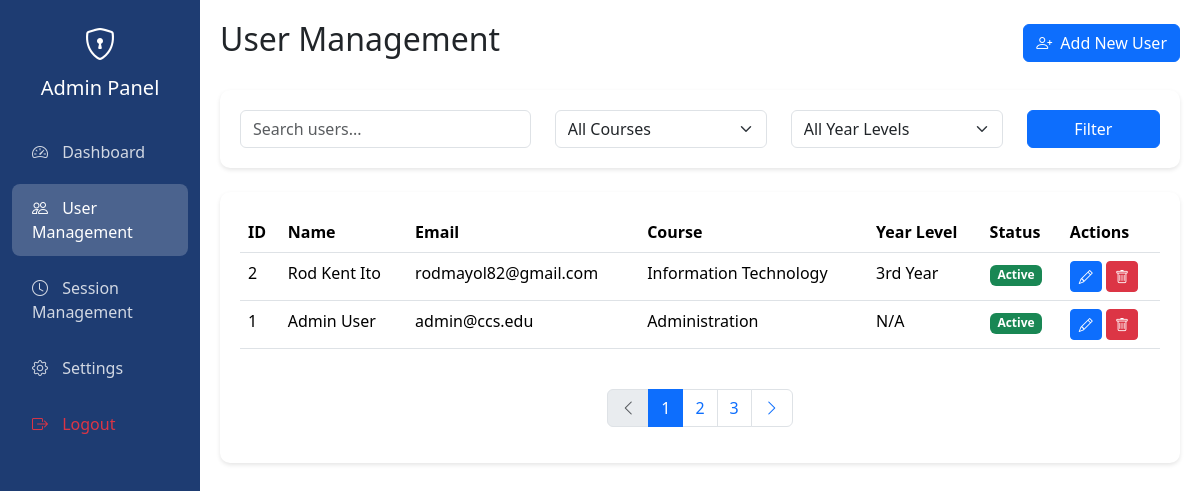
Page /admin/users (signed in) on the committed database.
### tables this page shows
CREATE TABLE users (
            id INTEGER PRIMARY KEY AUTOINCREMENT,
            firstname TEXT NOT NULL,
            lastname TEXT NOT NULL,
            email TEXT NOT NULL,
            username TEXT UNIQUE NOT NULL,
            password TEXT NOT NULL,
            course TEXT NOT NULL,
            yearlevel TEXT NOT NULL,
            profile_pic TEXT,
            is_admin BOOLEAN DEFAULT 0
        );

### app.py (the view)
    def decorated_function(*args, **kwargs):
        if "admin" not in session or not session["admin"]:
            flash("Please login as admin first.", "error")
            return redirect(url_for("login_page"))
        return f(*args, **kwargs)

### app.py (called while the page is built)
def admin_required(f):
    def decorated_function(*args, **kwargs):
        if "admin" not in session or not session["admin"]:
            flash("Please login as admin first.", "error")
            return redirect(url_for("login_page"))
        return f(*args, **kwargs)
    decorated_function.__name__ = f.__name__
    return decorated_function

@app.route("/admin/users")
@admin_required
def admin_users():
    con = sqlite3.connect("users.db")
    con.row_factory = sqlite3.Row
    cur = con.cursor()
    cur.execute("SELECT * FROM users ORDER BY id DESC")
    users = cur.fetchall()
    con.close()
    return render_template("admin_users.html", users=users)

### templates/admin_users.html (shortened to what this page needs)
<!DOCTYPE html>
<html lang="en">
<head>
    <link href="https://cdn.jsdelivr.net/npm/bootstrap@5.3.2/dist/css/bootstrap.min.css" rel="stylesheet">
    <link rel="stylesheet" href="https://cdn.jsdelivr.net/npm/bootstrap-icons@1.11.1/font/bootstrap-icons.css">
</head>
<body>
    <div class="container-fluid">
        <div class="row">
            <div class="col-md-3 col-lg-2 sidebar">
                <div class="text-center mb-4">
                    <i class="bi bi-shield-lock" style="font-size: 2rem;"></i>
                    <h5 class="mt-2">Admin Panel</h5>
                </div>
                <nav class="nav flex-column">
                    <a class="nav-link" href="{{ url_for('admin_dashboard') }}">
                        <i class="bi bi-speedometer2"></i> Dashboard
                    </a>
                    <a class="nav-link active" href="{{ url_for('admin_users') }}">
                        <i class="bi bi-people"></i> User Management
                    </a>
                    <a class="nav-link" href="{{ url_for('admin_sessions') }}">
                        <i class="bi bi-clock"></i> Session Management
                    </a>
                    <a class="nav-link" href="{{ url_for('admin_settings') }}">
                        <i class="bi bi-gear"></i> Settings
                    </a>
                    <a class="nav-link text-danger" href="{{ url_for('admin_logout') }}">
                        <i class="bi bi-box-arrow-right"></i> Logout
                    </a>
                </nav>
            </div>
            <div class="col-md-9 col-lg-10 main-content">
                <div class="d-flex justify-content-between align-items-center mb-4">
                    <h2>User Management</h2>
                    <button class="btn btn-primary" data-bs-toggle="modal" data-bs-target="#addUserModal">
                        <i class="bi bi-person-plus me-2"></i>Add New User
                    </button>
                </div>
                <div class="search-box mb-4">
                    <div class="row">
                        <div class="col-md-4">
                            <input type="text" class="form-control" placeholder="Search users...">
                        </div>
                        <div class="col-md-3">
                            <select class="form-select">
                                <option value="">All Courses</option>
                            </select>
                        </div>
                        <div class="col-md-3">
                            <select class="form-select">
                                <option value="">All Year Levels</option>
                            </select>
                        </div>
                        <div class="col-md-2">
                            <button class="btn btn-primary w-100">Filter</button>
                        </div>
                    </div>
                </div>
                <div class="user-card">
                    <div class="table-responsive">
                        <table class="table table-hover">
                            <thead>
                                <tr>
                                    <th>ID</th>
                                    <th>Name</th>
                                    <th>Email</th>
                                    <th>Course</th>
                                    <th>Year Level</th>
                                    <th>Status</th>
                                    <th>Actions</th>
                                </tr>
                            </thead>
                            <tbody>
                                {% for user in users %}
                                <tr>
                                    <td>{{ user.id }}</td>
                                    <td>{{ user.firstname }} {{ user.lastname }}</td>
                                    <td>{{ user.email }}</td>
                                    <td>{{ user.course }}</td>
                                    <td>{{ user.yearlevel }}</td>
                                    <td>
                                        <span class="badge bg-success">Active</span>
                                    </td>
                                    <td>
                                        <button class="btn btn-sm btn-primary" onclick="editUser('{{ user.id }}')">
                                            <i class="bi bi-pencil"></i>
                                        </button>
                                        <button class="btn btn-sm btn-danger" onclick="deleteUser('{{ user.id }}')">
                                            <i class="bi bi-trash"></i>
                                        </button>
                                    </td>
                                </tr>
                                {% endfor %}
                            </tbody>
                        </table>
                    </div>
                    <nav class="mt-4">
                        <ul class="pagination justify-content-center">
                            <li class="page-item disabled">
                                <a class="page-link" href="#"><i class="bi bi-chevron-left"></i></a>
                            </li>
                            <li class="page-item active"><a class="page-link" href="#">1</a></li>
                            <li class="page-item"><a class="page-link" href="#">2</a></li>
                            <li class="page-item"><a class="page-link" href="#">3</a></li>
                            <li class="page-item">
                                <a class="page-link" href="#"><i class="bi bi-chevron-right"></i></a>
                            </li>
                        </ul>
                    </nav>
                </div>
            </div>
        </div>
    </div>
</body>
</html>

### templates/admin_users.html (style rules this page uses)
.sidebar { min-height: 100vh; background: #1e3c72; color: white; padding-top: 20px; }
.sidebar .nav-link { color: rgba(255, 255, 255, 0.8); padding: 12px 20px; margin: 4px 0; border-radius: 8px; transition: all 0.3s; }
.sidebar .nav-link.active { background: rgba(255, 255, 255, 0.2); color: white; }
.sidebar .nav-link i { margin-right: 10px; }
.main-content { padding: 20px; }
.user-card { background: white; border-radius: 10px; padding: 20px; box-shadow: 0 2px 4px rgba(0, 0, 0, 0.1); margin-bottom: 20px; }
.search-box { background: white; border-radius: 10px; padding: 20px; box-shadow: 0 2px 4px rgba(0, 0, 0, 0.1); margin-bottom: 20px; }

### rows in the picture
users: id "2", firstname "Rod Kent", lastname "Ito", email "rodmayol82@gmail.com", course "Information Technology", yearlevel "3rd Year"
users: id "1", firstname "Admin", lastname "User", email "admin@ccs.edu", course "Administration", yearlevel "N/A"
